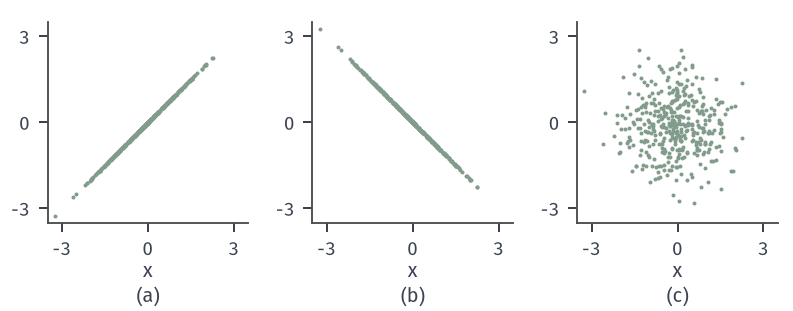

Generate this figure with Python:
from pathlib import Path
import sys
HERE = Path(__file__).resolve().parent
sys.path.insert(0, str(HERE.parent/"weak-common"))
from weak_fig import *
# Same N(0,1) marginals, different pairings: (Z,Z), (Z,-Z), (Z,Z') independent. 400 points, seed 7.
rng = np.random.default_rng(7); Z = rng.standard_normal(400); Z2 = rng.standard_normal(400)
fig, axes = figure(width_mm=112, height_mm=44, ncols=3)
fig.set_layout_engine(None); fig.subplots_adjust(left=.06, right=.98, top=.97, bottom=.24, wspace=.32)
for ax, yv in zip(axes, (Z, -Z, Z2)):
    ax.plot(Z, yv, 'o', ms=1.6, color=GREEN, mew=0)
    ax.set_xlim(-3.5, 3.5); ax.set_ylim(-3.5, 3.5); ax.set_aspect('equal')
    ax.set_xticks([-3, 0, 3]); ax.set_yticks([-3, 0, 3]); axlab(ax, r'$x$')
tags(fig, axes)
save(fig, HERE, 'figure', {'seed': 7, 'n': 400})
